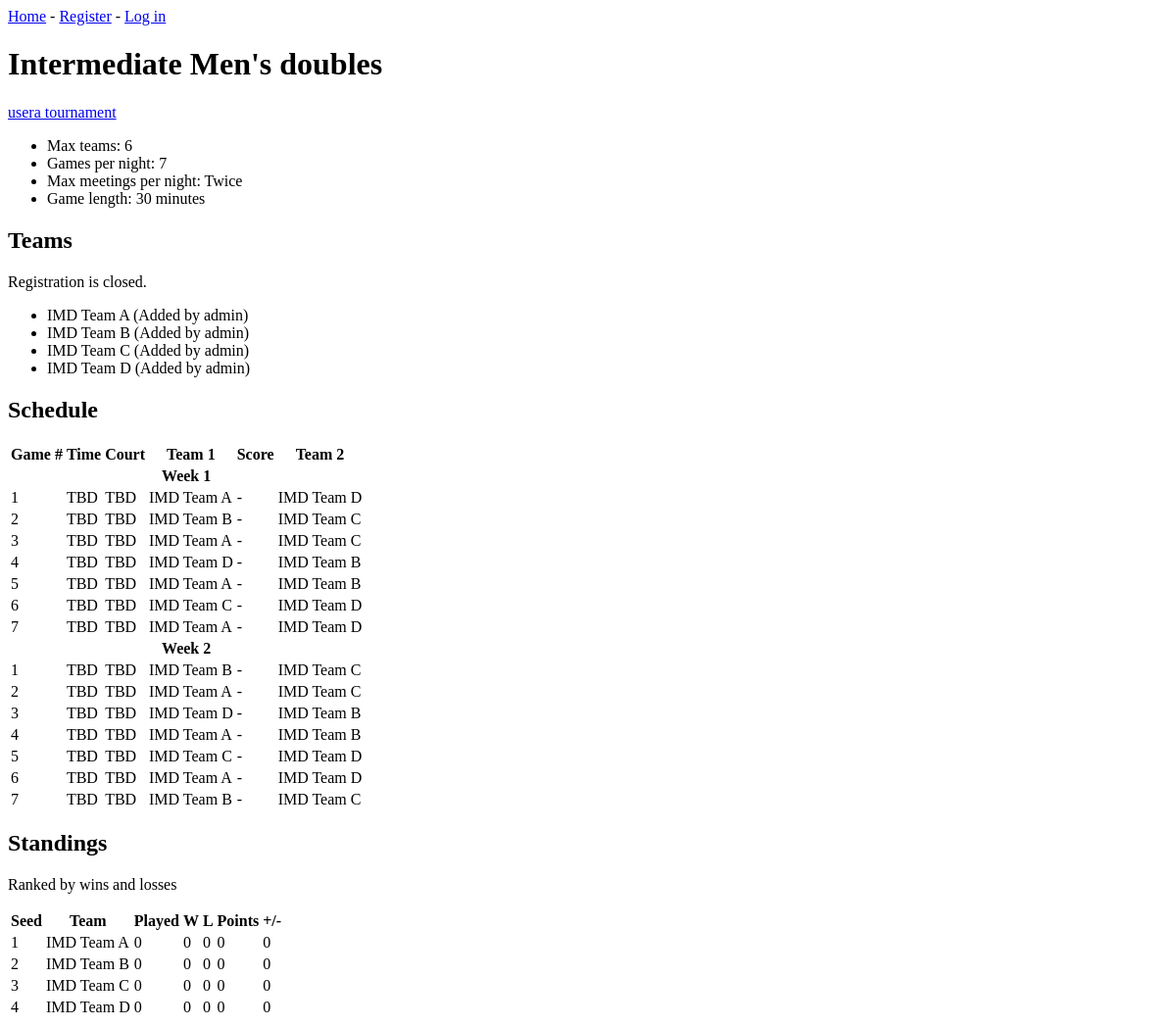
The page /divisions/3/ on the database as committed earlier.
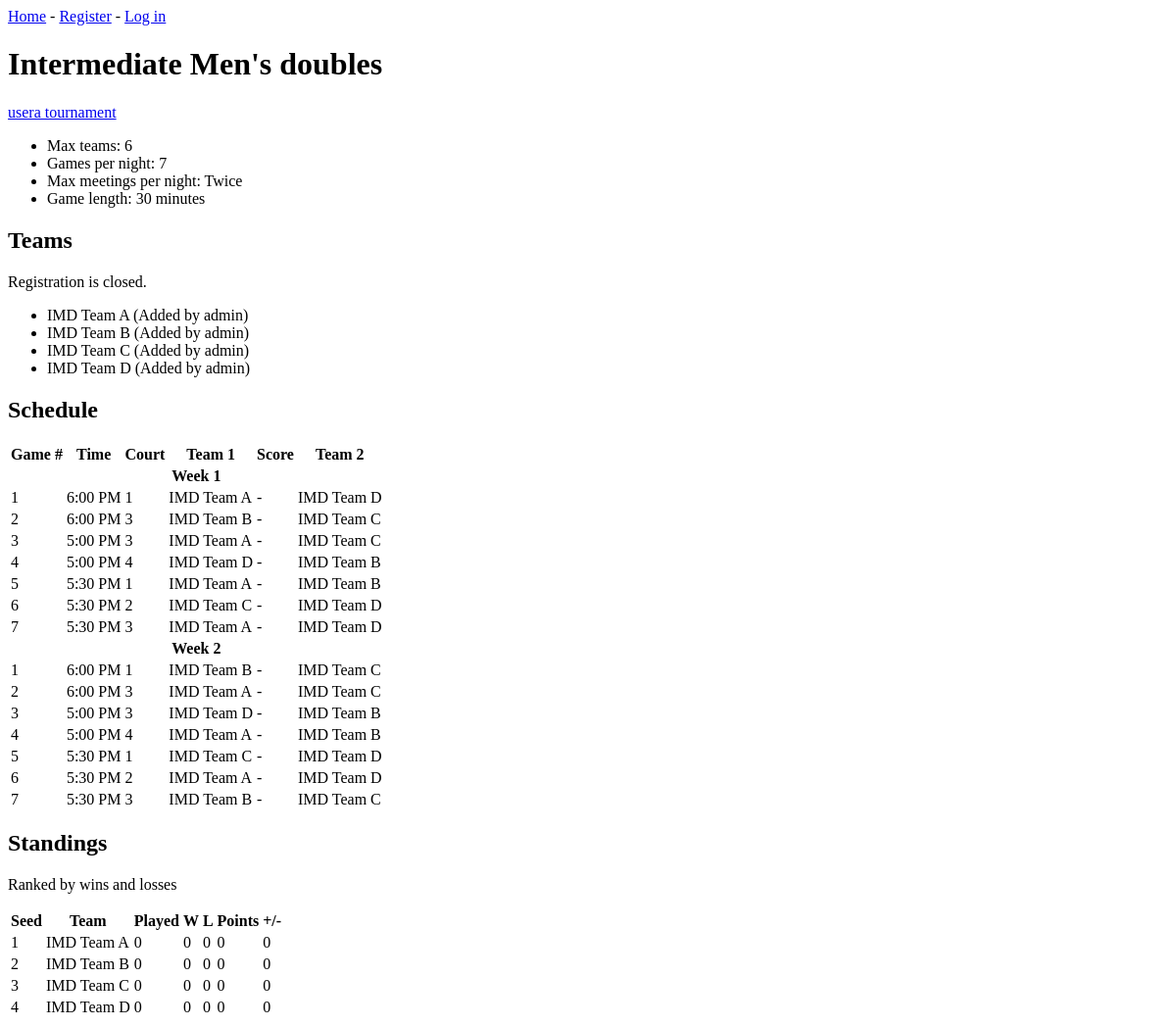
The same page on the database as committed later.
### tournaments/models.py (models this page shows, shortened)
class Game(models.Model):
    division = models.ForeignKey(Division, on_delete=models.CASCADE)
    week = models.PositiveIntegerField()
    game_number = models.PositiveIntegerField()
    team1 = models.ForeignKey(Team, on_delete=models.CASCADE, related_name='team1_games')
    team2 = models.ForeignKey(Team, on_delete=models.CASCADE, related_name='team2_games')
    court = models.PositiveIntegerField(null=True, blank=True)
    start_time = models.TimeField(null=True, blank=True)
    team1_score = models.PositiveIntegerField(null=True, blank=True)
    team2_score = models.PositiveIntegerField(null=True, blank=True)
    forfeit = models.BooleanField(default=False)

class Team(models.Model):
    division = models.ForeignKey(Division, on_delete=models.CASCADE)
    name = models.CharField(max_length=100)
    captain = models.ForeignKey(User, null=True, blank=True, on_delete=models.SET_NULL,
                                related_name='captain_teams')
    partner = models.ForeignKey(User, null=True, blank=True, on_delete=models.SET_NULL,
                                related_name='partner_teams')
    dropped = models.BooleanField(default=False)
    def __str__(self):
        return self.name

### tournaments/views.py (the view)
# urls.py: path('divisions/<int:division_id>/', views.division, name='division'),
def division(request, division_id):
    division = get_object_or_404(Division, id=division_id)
    teams = division.team_set.order_by('name')
    tournament = division.tournament
    game_rows = []
    for game in division.game_set.order_by('week', 'game_number'):
        game_rows.append((game, can_enter_score(request.user, game)))
    context = {
        'division': division,
        'teams': teams,
        'user_is_admin': is_admin(request.user, tournament),
        'user_is_member': is_member(request.user, tournament),
        'user_team': user_team_in_division(request.user, division),
        'closed': registration_closed(division),
        'game_rows': game_rows,
        'standings_rows': standings(division),
    }
    return render(request, 'tournaments/division.html', context)

### tournaments/helpers.py (called while the page is built)
def is_admin(user, tournament):
    if user.is_superuser:
        return True
    return user.is_authenticated and tournament.admins.filter(id=user.id).exists()

def is_member(user, tournament):
    return user.is_authenticated and tournament.members.filter(id=user.id).exists()

def user_team_in_division(user, division):
    for team in division.team_set.all():
        if team.captain == user or team.partner == user:
            return team
    return None

def registration_closed(division):
    return division.game_set.exists()

def can_enter_score(user, game):
    tournament = game.division.tournament
    if is_admin(user, tournament):
        return True
    if not user.is_authenticated:
        return False
    if not tournament.players_enter_scores or game.team1_score is not None:
        return False
    players = [game.team1.captain, game.team1.partner, game.team2.captain, game.team2.partner]
    return user in players

### tournaments/models.py (called while the page is built)
    def __str__(self):
        return self.name

    def __str__(self):
        return f"{self.get_level_display()} {self.get_format_display()}"

### tournaments/templates/tournaments/division.html (shortened to what this page needs)
{% extends 'tournaments/base.html' %}
{% block content %}
  <h1>{{ division }}</h1>
  <p><a href="{% url 'tournaments:tournament' division.tournament.id %}">{{ division.tournament }}</a></p>
  <ul>
    <li>Max teams: {{ division.max_teams }}</li>
    <li>Games per night: {{ division.games_per_week }}</li>
    <li>Max meetings per night: {{ division.get_max_meetings_per_night_display }}</li>
    <li>Game length: {{ division.game_length }} minutes</li>
  </ul>
  <h2>Teams</h2>
  {% if closed %}
    <p>Registration is closed.</p>
  {% endif %}
  <ul>
    {% for team in teams %}
      <li>
        {% if team.captain and team.partner %}
          {{ team.name }}: {{ team.captain.username }} and {{ team.partner.username }}
        {% else %}
          {{ team.name }} (Added by admin)
        {% endif %}
      </li>
    {% empty %}
      <li>No teams yet.</li>
    {% endfor %}
  </ul>
  <h2>Schedule</h2>
  {% if game_rows %}
    <table>
      <tr>
        <th>Game #</th><th>Time</th><th>Court</th><th>Team 1</th><th>Score</th><th>Team 2</th>
      </tr>
      {% for game, can_score in game_rows %}
        {% ifchanged game.week %}
          <tr><th colspan="7">Week {{ game.week }}</th></tr>
        {% endifchanged %}
        <tr>
          <td>{{ game.game_number }}</td>
          <td>{% if game.start_time %}{{ game.start_time|time:"g:i A" }}{% else %}TBD{% endif %}</td>
          <td>{% if game.court %}{{ game.court }}{% else %}TBD{% endif %}</td>
          <td>{{ game.team1 }}</td>
          <td>{% if game.team1_score is not None %}{{ game.team1_score }} - {{ game.team2_score }}{% else %}-{% endif %}</td>
          <td>{{ game.team2 }}</td>
        </tr>
      {% endfor %}
    </table>
  {% else %}
    <p>No schedule yet.</p>
  {% endif %}
  <h2>Standings</h2>
  <p>Ranked by {{ division.tournament.get_ranking_method_display|lower }}</p>
  <table>
    <tr><th>Seed</th><th>Team</th><th>Played</th><th>W</th><th>L</th><th>Points</th><th>+/-</th></tr>
    {% for row in standings_rows %}
      <tr>
        <td>{{ forloop.counter }}</td>
        <td>{{ row.team.name }}{% if row.team.dropped %} (dropped){% endif %}</td>
        <td>{{ row.played }}</td>
        <td>{{ row.wins }}</td>
        <td>{{ row.losses }}</td>
        <td>{{ row.points }}</td>
        <td>{% if row.diff > 0 %}+{% endif %}{{ row.diff }}</td>
      </tr>
    {% empty %}
      <tr><td colspan="7">No teams yet.</td></tr>
    {% endfor %}
  </table>
{% endblock content %}

Rows that differ between the two databases and show on the page:
changed Game (number 1 of 14 on the later page): start_time (not shown) → "6:00 PM"; court (not shown) → "1"; no longer shows "TBD"
changed Game (number 2 of 14 on the later page): start_time (not shown) → "6:00 PM"; court (not shown) → "3"; no longer shows "TBD"
changed Game (number 3 of 14 on the later page): start_time (not shown) → "5:00 PM"; court (not shown) → "3"; no longer shows "TBD"
changed Game (number 4 of 14 on the later page): start_time (not shown) → "5:00 PM"; court (not shown) → "4"; no longer shows "TBD"
changed Game (number 5 of 14 on the later page): start_time (not shown) → "5:30 PM"; court (not shown) → "1"; no longer shows "TBD"
changed Game (number 6 of 14 on the later page): start_time (not shown) → "5:30 PM"; court (not shown) → "2"; no longer shows "TBD"
changed Game (number 7 of 14 on the later page): start_time (not shown) → "5:30 PM"; court (not shown) → "3"; no longer shows "TBD"
changed Game (number 8 of 14 on the later page): start_time (not shown) → "6:00 PM"; court (not shown) → "1"; no longer shows "TBD"
changed Game (number 9 of 14 on the later page): start_time (not shown) → "6:00 PM"; court (not shown) → "3"; no longer shows "TBD"
changed Game (number 10 of 14 on the later page): start_time (not shown) → "5:00 PM"; court (not shown) → "3"; no longer shows "TBD"
changed Game (number 11 of 14 on the later page): start_time (not shown) → "5:00 PM"; court (not shown) → "4"; no longer shows "TBD"
changed Game (number 12 of 14 on the later page): start_time (not shown) → "5:30 PM"; court (not shown) → "1"; no longer shows "TBD"
changed Game (number 13 of 14 on the later page): start_time (not shown) → "5:30 PM"; court (not shown) → "2"; no longer shows "TBD"
changed Game (number 14 of 14 on the later page): start_time (not shown) → "5:30 PM"; court (not shown) → "3"; no longer shows "TBD"
